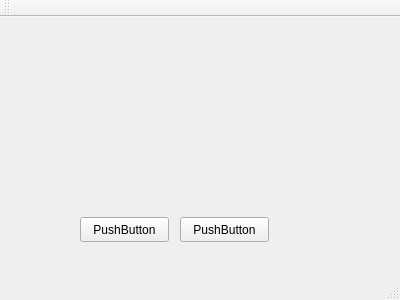
<?xml version="1.0" encoding="UTF-8"?>
<ui version="4.0">
 <class>MainWindow</class>
 <widget class="QMainWindow" name="MainWindow">
  <property name="geometry">
   <rect>
    <x>0</x>
    <y>0</y>
    <width>400</width>
    <height>300</height>
   </rect>
  </property>
  <property name="windowTitle">
   <string>MainWindow</string>
  </property>
  <widget class="QWidget" name="centralWidget">
   <widget class="QPushButton" name="pushButton">
    <property name="geometry">
     <rect>
      <x>80</x>
      <y>200</y>
      <width>89</width>
      <height>25</height>
     </rect>
    </property>
    <property name="text">
     <string>PushButton</string>
    </property>
   </widget>
   <widget class="QPushButton" name="ww">
    <property name="geometry">
     <rect>
      <x>180</x>
      <y>200</y>
      <width>89</width>
      <height>25</height>
     </rect>
    </property>
    <property name="text">
     <string>PushButton</string>
    </property>
   </widget>
  </widget>
  <widget class="QMenuBar" name="menuBar">
   <property name="geometry">
    <rect>
     <x>0</x>
     <y>0</y>
     <width>400</width>
     <height>25</height>
    </rect>
   </property>
  </widget>
  <widget class="QToolBar" name="mainToolBar">
   <attribute name="toolBarArea">
    <enum>TopToolBarArea</enum>
   </attribute>
   <attribute name="toolBarBreak">
    <bool>false</bool>
   </attribute>
  </widget>
  <widget class="QStatusBar" name="statusBar"/>
 </widget>
 <layoutdefault spacing="6" margin="11"/>
 <resources/>
 <connections/>
</ui>
